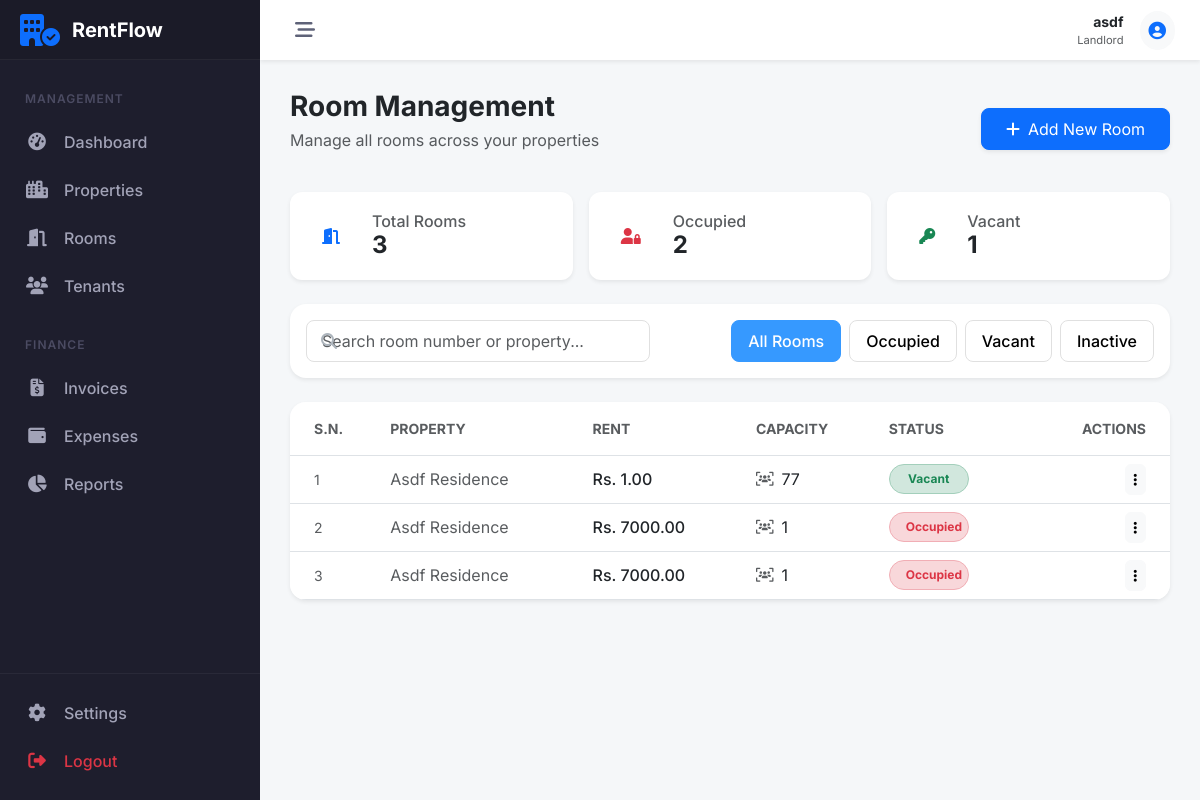
Page /properties/rooms/ (signed in) on the committed database.
### accounts/models.py (models this page shows, shortened)
class Profile(models.Model):
    ROLE_CHOICES = (
        ('LANDLORD', 'Landlord'),
        ('TENANT', 'Tenant'),
    )
    user = models.OneToOneField(User, on_delete=models.CASCADE, related_name='profile')
    role = models.CharField(max_length=10, choices=ROLE_CHOICES, default='TENANT', db_index=True)
    phone = models.CharField(max_length=15, blank=True)
    address = models.TextField(blank=True)
    needs_password_change = models.BooleanField(default=False)
    created_at = models.DateTimeField(auto_now_add=True)
    updated_at = models.DateTimeField(auto_now=True)

### properties/models.py (models this page shows, shortened)
class Room(models.Model):
    property = models.ForeignKey(Property, on_delete=models.CASCADE, related_name='rooms')
    room_number = models.CharField(max_length=10)
    monthly_rent = models.DecimalField(max_digits=10, decimal_places=2)
    capacity = models.IntegerField(default=1)
    is_active = models.BooleanField(default=True)
    created_at = models.DateTimeField(auto_now_add=True)

class Property(models.Model):
    landlord = models.ForeignKey(User, on_delete=models.CASCADE, related_name='properties')
    name = models.CharField(max_length=100)
    address = models.TextField()
    description = models.TextField(blank=True)
    created_at = models.DateTimeField(auto_now_add=True)
    class Meta:
        verbose_name_plural = "Properties"

### properties/views.py (the view)
# urls.py: path('rooms/', RoomListView.as_view(), name='room_list'),
class RoomListView(LandlordRequiredMixin, ListView):
    model = Room
    template_name = 'properties/room_list.html'
    context_object_name = 'rooms'
    def get_queryset(self):
        active_tenancy_exists = Tenancy.objects.filter(
            room=OuterRef('pk'),
            is_active=True
        )
        return Room.objects.filter(
            property__landlord=self.request.user
        ).select_related('property').annotate(
            is_occupied_calc=Exists(active_tenancy_exists)
        ).order_by('property__name', 'room_number')
    def get_context_data(self, **kwargs):
        context = super().get_context_data(**kwargs)
        rooms = self.get_queryset()
        total_rooms = rooms.count()
        occupied_rooms = sum(1 for r in rooms if r.is_occupied_calc)
        vacant_rooms = sum(1 for r in rooms if not r.is_occupied_calc and r.is_active)
        context.update({
            'total_rooms': total_rooms,
            'occupied_rooms': occupied_rooms,
            'vacant_rooms': vacant_rooms,
        })
        return context

### properties/templates/properties/room_list.html (shortened to what this page needs)
{% extends 'core/base.html' %}
{% block content %}
<div class="row align-items-center mb-4">
    <div class="col-md-6">
        <h3 class="fw-bold mb-1">Room Management</h3>
        <p class="text-muted">Manage all rooms across your properties</p>
    </div>
    <div class="col-md-6 text-md-end">
        <a href="{% url 'properties:room_add' %}" class="btn btn-primary px-4 py-2 rounded-3 shadow-sm">
            <i class="fa-solid fa-plus me-2"></i>Add New Room
        </a>
    </div>
</div>
<div class="row g-3 mb-4">
    <div class="col-md-4">
        <div class="card metric-card shadow-sm">
            <div class="card-body py-3">
                <div class="d-flex align-items-center">
                    <div class="bg-light-primary p-3 rounded-3 me-3">
                        <i class="fa-solid fa-door-open text-primary"></i>
                    </div>
                    <div>
                        <h6 class="text-muted mb-0">Total Rooms</h6>
                        <h4 class="fw-bold mb-0">{{ total_rooms }}</h4>
                    </div>
                </div>
            </div>
        </div>
    </div>
    <div class="col-md-4">
        <div class="card metric-card shadow-sm">
            <div class="card-body py-3">
                <div class="d-flex align-items-center">
                    <div class="bg-light-danger p-3 rounded-3 me-3">
                        <i class="fa-solid fa-user-lock text-danger"></i>
                    </div>
                    <div>
                        <h6 class="text-muted mb-0">Occupied</h6>
                        <h4 class="fw-bold mb-0">{{ occupied_rooms }}</h4>
                    </div>
                </div>
            </div>
        </div>
    </div>
    <div class="col-md-4">
        <div class="card metric-card shadow-sm">
            <div class="card-body py-3">
                <div class="d-flex align-items-center">
                    <div class="bg-light-success p-3 rounded-3 me-3">
                        <i class="fa-solid fa-key text-success"></i>
                    </div>
                    <div>
                        <h6 class="text-muted mb-0">Vacant</h6>
                        <h4 class="fw-bold mb-0">{{ vacant_rooms }}</h4>
                    </div>
                </div>
            </div>
        </div>
    </div>
</div>
<div class="card shadow-sm border-0 rounded-4 mb-4">
    <div class="card-body p-3">
        <div class="row g-3 align-items-center">
            <div class="col-lg-5 col-md-12">
                <div class="search-container">
                    <i class="fa-solid fa-magnifying-glass"></i>
                    <input type="text" id="roomSearch" class="form-control search-input"
                        placeholder="Search room number or property...">
                </div>
            </div>
            <div class="col-lg-7 col-md-12 text-md-end">
                <div class="d-flex gap-2 justify-content-lg-end overflow-auto pb-1 pb-lg-0">
                    <button class="filter-btn active" data-status="all">All Rooms</button>
                    <button class="filter-btn" data-status="occupied">Occupied</button>
                    <button class="filter-btn" data-status="vacant">Vacant</button>
                    <button class="filter-btn" data-status="inactive">Inactive</button>
                </div>
            </div>
        </div>
    </div>
</div>
<div class="card table-card shadow-sm">
    <div class="table-responsive">
        <table class="table table-hover align-middle mb-0" id="roomTable">
            <thead class="bg-light">
                <tr>
                    <th class="ps-4 py-3 text-muted small text-uppercase fw-bold">S.N.</th>
                    <th class="py-3 text-muted small text-uppercase fw-bold">Property</th>
                    <th class="py-3 text-muted small text-uppercase fw-bold">Rent</th>
                    <th class="py-3 text-muted small text-uppercase fw-bold">Capacity</th>
                    <th class="py-3 text-muted small text-uppercase fw-bold">Status</th>
                    <th class="py-3 text-muted small text-uppercase fw-bold text-end pe-4">Actions</th>
                </tr>
            </thead>
            <tbody>
                {% for room in rooms %}
                <tr class="room-row" data-name="{{ room.room_number|lower }}" data-property="{{ room.property.name|lower }}"
                    data-status="{% if not room.is_active %}inactive{% elif room.is_occupied_calc %}occupied{% else %}vacant{% endif %}">
                    <td class="ps-4">
                        <span class="text-muted small">{{ forloop.counter }}</span>
                    </td>
                    <td>
                        <span class="text-muted">{{ room.property.name }}</span>
                    </td>
                    <td>
                        <span class="fw-medium text-dark">Rs. {{ room.monthly_rent }}</span>
                    </td>
                    <td>
                        <div class="d-flex align-items-center">
                            <i class="fa-solid fa-users-viewfinder text-muted me-2 small"></i>
                            <span>{{ room.capacity }}</span>
                        </div>
                    </td>
                    <td>
                        {% if not room.is_active %}
                        <span class="badge bg-secondary-subtle text-secondary border border-secondary-subtle rounded-pill px-3 py-2 badge-status">Inactive</span>
                        {% elif room.is_occupied_calc %}
                        <span class="badge bg-danger-subtle text-danger border border-danger-subtle rounded-pill px-3 py-2 badge-status">Occupied</span>
                        {% else %}
                        <span class="badge bg-success-subtle text-success border border-success-subtle rounded-pill px-3 py-2 badge-status">Vacant</span>
                        {% endif %}
                    </td>
                    <td class="text-end pe-4">
                        <div class="dropdown">
                            <button class="btn btn-sm btn-light rounded-2" type="button" data-bs-toggle="dropdown">
                                <i class="fa-solid fa-ellipsis-vertical"></i>
                            </button>
                        </div>
                    </td>
                </tr>
                {% endfor %}
            </tbody>
        </table>
    </div>
</div>
{% endblock %}

### core/templates/core/base.html (shortened to what this page needs)
<!DOCTYPE html>
<html lang="en">
<head>
    <link href="https://cdn.jsdelivr.net/npm/bootstrap@5.3.0/dist/css/bootstrap.min.css" rel="stylesheet">
    <link rel="stylesheet" href="https://cdnjs.cloudflare.com/ajax/libs/font-awesome/6.5.1/css/all.min.css">
</head>
<body>
    {% if user.is_authenticated %}
    <aside id="sidebar">
        <div class="sidebar-logo">
            <i class="fa-solid fa-building-circle-check fa-2x text-primary"></i>
            <span class="logo-text">RentFlow</span>
        </div>
        <div class="sidebar-nav">
            {% if user.profile.role == 'LANDLORD' %}
            <div class="nav-header">Management</div>
            <a href="{% url 'dashboard:landlord_dash' %}"
                class="nav-link-custom {% if 'dashboard' in request.resolver_match.view_name %}active{% endif %}">
                <i class="fa-solid fa-gauge-high"></i>
                <span>Dashboard</span>
            </a>
            <div class="nav-item">
                <a class="nav-link-custom" data-bs-toggle="collapse" href="#collapse-properties" role="button"
                    aria-expanded="false" aria-controls="collapse-properties">
                    <i class="fa-solid fa-city"></i>
                    <span>Properties</span>
                </a>
            </div>
            <div class="nav-item">
                <a class="nav-link-custom" data-bs-toggle="collapse" href="#collapse-rooms" role="button"
                    aria-expanded="false" aria-controls="collapse-rooms">
                    <i class="fa-solid fa-door-open"></i>
                    <span>Rooms</span>
                </a>
            </div>
            <div class="nav-item">
                <a class="nav-link-custom" data-bs-toggle="collapse" href="#collapse-tenants" role="button"
                    aria-expanded="false" aria-controls="collapse-tenants">
                    <i class="fa-solid fa-users"></i>
                    <span>Tenants</span>
                </a>
            </div>
            <div class="nav-header mt-3">Finance</div>
            <div class="nav-item">
                <a class="nav-link-custom" data-bs-toggle="collapse" href="#collapse-invoices" role="button"
                    aria-expanded="false" aria-controls="collapse-invoices">
                    <i class="fa-solid fa-file-invoice-dollar"></i>
                    <span>Invoices</span>
                </a>
            </div>
            <div class="nav-item">
                <a class="nav-link-custom" data-bs-toggle="collapse" href="#collapse-expenses" role="button"
                    aria-expanded="false" aria-controls="collapse-expenses">
                    <i class="fa-solid fa-wallet"></i>
                    <span>Expenses</span>
                </a>
            </div>
            <a href="{% url 'payments:financial_report' %}"
                class="nav-link-custom {% if 'report' in request.resolver_match.view_name %}active{% endif %}">
                <i class="fa-solid fa-chart-pie"></i>
                <span>Reports</span>
            </a>
            {% endif %}
        </div>
        <div class="sidebar-footer">
            <a href="#" class="nav-link-custom">
                <i class="fa-solid fa-gear"></i>
                <span>Settings</span>
            </a>
            <a href="javascript:void(0)" onclick="document.getElementById('logout-form').submit()"
                class="nav-link-custom text-danger">
                <i class="fa-solid fa-right-from-bracket"></i>
                <span>Logout</span>
            </a>
        </div>
    </aside>
    <div id="main-wrapper">
        <header id="topbar">
            <button class="toggle-btn" id="sidebar-toggle">
                <i class="fa-solid fa-bars-staggered"></i>
            </button>
            <div class="ms-auto d-flex align-items-center">
                <div class="me-3 d-none d-md-block text-end">
                    <div class="fw-bold small text-dark">{{ user.username }}</div>
                    <div class="text-muted small" style="font-size: 0.7rem;">{{ user.profile.get_role_display }}</div>
                </div>
                <div class="dropdown">
                    <a href="#" class="btn btn-light btn-sm rounded-circle p-2" data-bs-toggle="dropdown">
                    </a>
                </div>
            </div>
        </header>
        <main id="content-area">
            {% block content %}{% endblock %}
        </main>
    </div>
    {% endif %}
</body>
</html>

### rows in the picture
Room: property.name "Asdf Residence", monthly_rent "1.00", capacity "77", is_active "Vacant"
Room: property.name "Asdf Residence", monthly_rent "7000.00", capacity "1", is_active "Occupied"
Room: property.name "Asdf Residence", monthly_rent "7000.00", capacity "1", is_active "Occupied"

### other values in the picture
{{ user.username }} "asdf"
{{ user.profile.get_role_display }} "Landlord"
{{ total_rooms }} "3"
{{ occupied_rooms }} "2"
{{ vacant_rooms }} "1"
